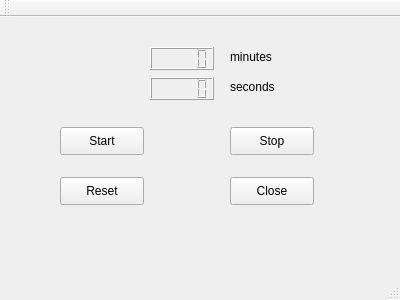
<?xml version="1.0" encoding="UTF-8"?>
<ui version="4.0">
 <class>MainWindow</class>
 <widget class="QMainWindow" name="MainWindow">
  <property name="geometry">
   <rect>
    <x>0</x>
    <y>0</y>
    <width>400</width>
    <height>300</height>
   </rect>
  </property>
  <property name="windowTitle">
   <string>MainWindow</string>
  </property>
  <widget class="QWidget" name="centralWidget">
   <widget class="QPushButton" name="startButton">
    <property name="geometry">
     <rect>
      <x>60</x>
      <y>110</y>
      <width>84</width>
      <height>28</height>
     </rect>
    </property>
    <property name="text">
     <string>Start</string>
    </property>
   </widget>
   <widget class="QPushButton" name="stopButton">
    <property name="geometry">
     <rect>
      <x>230</x>
      <y>110</y>
      <width>84</width>
      <height>28</height>
     </rect>
    </property>
    <property name="text">
     <string>Stop</string>
    </property>
   </widget>
   <widget class="QPushButton" name="closeButton">
    <property name="geometry">
     <rect>
      <x>230</x>
      <y>160</y>
      <width>84</width>
      <height>28</height>
     </rect>
    </property>
    <property name="text">
     <string>Close</string>
    </property>
   </widget>
   <widget class="QPushButton" name="resetButton">
    <property name="geometry">
     <rect>
      <x>60</x>
      <y>160</y>
      <width>84</width>
      <height>28</height>
     </rect>
    </property>
    <property name="text">
     <string>Reset</string>
    </property>
   </widget>
   <widget class="QLCDNumber" name="lcdNumberMin">
    <property name="geometry">
     <rect>
      <x>150</x>
      <y>30</y>
      <width>64</width>
      <height>23</height>
     </rect>
    </property>
   </widget>
   <widget class="QLCDNumber" name="lcdNumberSec">
    <property name="geometry">
     <rect>
      <x>150</x>
      <y>60</y>
      <width>64</width>
      <height>23</height>
     </rect>
    </property>
   </widget>
   <widget class="QLabel" name="minLabel">
    <property name="geometry">
     <rect>
      <x>230</x>
      <y>30</y>
      <width>63</width>
      <height>20</height>
     </rect>
    </property>
    <property name="text">
     <string>minutes</string>
    </property>
   </widget>
   <widget class="QLabel" name="secLabel">
    <property name="geometry">
     <rect>
      <x>230</x>
      <y>60</y>
      <width>63</width>
      <height>20</height>
     </rect>
    </property>
    <property name="text">
     <string>seconds</string>
    </property>
   </widget>
  </widget>
  <widget class="QMenuBar" name="menuBar">
   <property name="geometry">
    <rect>
     <x>0</x>
     <y>0</y>
     <width>400</width>
     <height>25</height>
    </rect>
   </property>
  </widget>
  <widget class="QToolBar" name="mainToolBar">
   <attribute name="toolBarArea">
    <enum>TopToolBarArea</enum>
   </attribute>
   <attribute name="toolBarBreak">
    <bool>false</bool>
   </attribute>
  </widget>
  <widget class="QStatusBar" name="statusBar"/>
 </widget>
 <layoutdefault spacing="6" margin="11"/>
 <resources/>
 <connections>
  <connection>
   <sender>closeButton</sender>
   <signal>clicked(bool)</signal>
   <receiver>MainWindow</receiver>
   <slot>close()</slot>
   <hints>
    <hint type="sourcelabel">
     <x>271</x>
     <y>215</y>
    </hint>
    <hint type="destinationlabel">
     <x>199</x>
     <y>149</y>
    </hint>
   </hints>
  </connection>
 </connections>
</ui>
